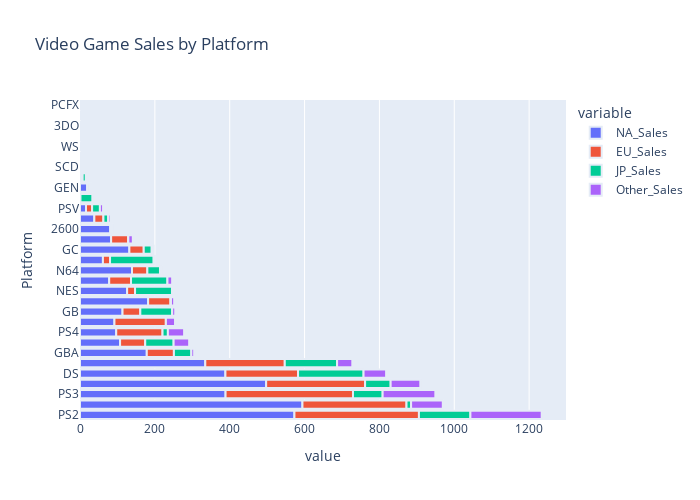

Notebook code cell kept with this figure:
### Code cell
fig = px.bar(df_group, 
             y='Platform', 
             x=['NA_Sales', 'EU_Sales', 'JP_Sales', 'Other_Sales'], 
             orientation='h', 
             labels={'x': 'Sales'},
             title='Video Game Sales by Platform',
             )
fig.update_traces(marker=dict(line=dict(width=2)))
fig.update_layout(height=500, width=700)
fig.show()

### Figure 1 — Plotly figure (JSON) as saved in the notebook; plotly's stock layout.template omitted (floating-point values rounded to 4 significant figures)
{"data": [{"alignmentgroup": "True", "hovertemplate": "variable=NA_Sales<br>value=%{x}<br>Platform=%{y}<extra></extra>", "legendgroup": "NA_Sales", "marker": {"color": "#636efa", "line": {"width": 2}, "pattern": {"shape": ""}}, "name": "NA_Sales", "offsetgroup": "NA_Sales", "orientation": "h", "showlegend": true, "textposition": "auto", "type": "bar", "x": [572.9, 594.3, 388.9, 497.4, 388.5, 334.7, 178.4, 107.1, 96.8, 92.04, 113.6, 182.1, 125.9, 78.03, 138.9, 61.23, 131.9, 83.19, 80.78, 38.32, 16.07, 0.72, 19.27, 5.43, 1, 0, 0, 0, 0, 0, 0], "xaxis": "x", "y": ["PS2", "X360", "PS3", "Wii", "DS", "PS", "GBA", "PSP", "PS4", "PC", "GB", "XB", "NES", "3DS", "N64", "SNES", "GC", "XOne", "2600", "WiiU", "PSV", "SAT", "GEN", "DC", "SCD", "NG", "WS", "TG16", "3DO", "GG", "PCFX"], "yaxis": "y"}, {"alignmentgroup": "True", "hovertemplate": "variable=EU_Sales<br>value=%{x}<br>Platform=%{y}<extra></extra>", "legendgroup": "EU_Sales", "marker": {"color": "#EF553B", "line": {"width": 2}, "pattern": {"shape": ""}}, "name": "EU_Sales", "offsetgroup": "EU_Sales", "orientation": "h", "showlegend": true, "textposition": "auto", "type": "bar", "x": [332.6, 278, 340.5, 264.4, 194.1, 212.4, 72.49, 67.16, 123.7, 137.3, 47.51, 59.65, 21.15, 58.29, 41.03, 19.04, 38.32, 45.65, 4.86, 24.23, 16.27, 0.54, 5.52, 1.69, 0.36, 0, 0, 0, 0, 0, 0], "xaxis": "x", "y": ["PS2", "X360", "PS3", "Wii", "DS", "PS", "GBA", "PSP", "PS4", "PC", "GB", "XB", "NES", "3DS", "N64", "SNES", "GC", "XOne", "2600", "WiiU", "PSV", "SAT", "GEN", "DC", "SCD", "NG", "WS", "TG16", "3DO", "GG", "PCFX"], "yaxis": "y"}, {"alignmentgroup": "True", "hovertemplate": "variable=JP_Sales<br>value=%{x}<br>Platform=%{y}<extra></extra>", "legendgroup": "JP_Sales", "marker": {"color": "#00cc96", "line": {"width": 2}, "pattern": {"shape": ""}}, "name": "JP_Sales", "offsetgroup": "JP_Sales", "orientation": "h", "showlegend": true, "textposition": "auto", "type": "bar", "x": [137.5, 12.3, 79.21, 68.28, 175.0, 139.8, 46.56, 75.89, 14.3, 0.17, 85.12, 1.38, 98.65, 97.3, 33.76, 116.5, 21.34, 0.34, 0, 12.79, 20.86, 32.26, 2.67, 8.56, 0.45, 1.44, 1.42, 0.16, 0.1, 0.04, 0.03], "xaxis": "x", "y": ["PS2", "X360", "PS3", "Wii", "DS", "PS", "GBA", "PSP", "PS4", "PC", "GB", "XB", "NES", "3DS", "N64", "SNES", "GC", "XOne", "2600", "WiiU", "PSV", "SAT", "GEN", "DC", "SCD", "NG", "WS", "TG16", "3DO", "GG", "PCFX"], "yaxis": "y"}, {"alignmentgroup": "True", "hovertemplate": "variable=Other_Sales<br>value=%{x}<br>Platform=%{y}<extra></extra>", "legendgroup": "Other_Sales", "marker": {"color": "#ab63fa", "line": {"width": 2}, "pattern": {"shape": ""}}, "name": "Other_Sales", "offsetgroup": "Other_Sales", "orientation": "h", "showlegend": true, "textposition": "auto", "type": "bar", "x": [190.5, 84.67, 140.8, 79.2, 60.29, 40.69, 7.51, 41.52, 43.36, 24.33, 8.16, 8.48, 5.31, 12.55, 4.31, 3.22, 5.13, 11.92, 0.84, 6.45, 8.41, 0.07, 0.89, 0.27, 0.05, 0, 0, 0, 0, 0, 0], "xaxis": "x", "y": ["PS2", "X360", "PS3", "Wii", "DS", "PS", "GBA", "PSP", "PS4", "PC", "GB", "XB", "NES", "3DS", "N64", "SNES", "GC", "XOne", "2600", "WiiU", "PSV", "SAT", "GEN", "DC", "SCD", "NG", "WS", "TG16", "3DO", "GG", "PCFX"], "yaxis": "y"}], "layout": {"barmode": "relative", "height": 500, "legend": {"title": {"text": "variable"}, "tracegroupgap": 0}, "title": {"text": "Video Game Sales by Platform"}, "width": 700, "xaxis": {"anchor": "y", "autorange": true, "domain": [0, 1], "range": [0, 1298.0], "title": {"text": "value"}, "type": "linear"}, "yaxis": {"anchor": "x", "autorange": true, "domain": [0, 1], "range": [-0.5, 30.5], "title": {"text": "Platform"}, "type": "category"}}}
